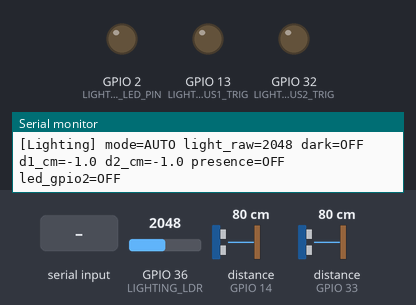
The sketch below on a simulated ESP32. Parts: output pins drawn as LEDs (lit = HIGH), the last lines printed to the serial monitor. Inputs (shaded band) come from the test bench; at power-on: GPIO 36 (LIGHTING_LDR) = 2048, distance to the obstacle (sensors on GPIO 14, GPIO 33) 80 cm. The echo pulse lasts 58.3 µs per cm.

Above: at 1.2 s.
1.3 s: "o" received over Serial
At 2.0 s:
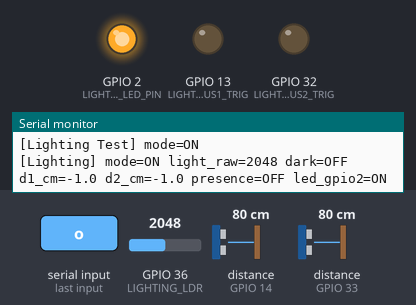
2.8 s: GPIO 36 (LIGHTING_LDR) set to 104
4.3 s: GPIO 36 (LIGHTING_LDR) set to 88
6.5 s: "a" received over Serial
At 7.5 s:
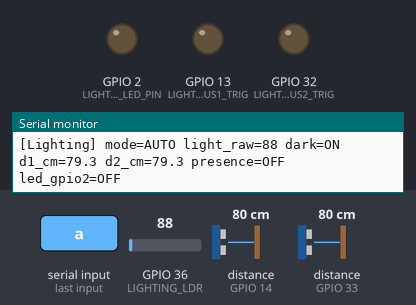
Timing chart, 0 to 9.5 s (numbered marks = the images above; inputs shaded):
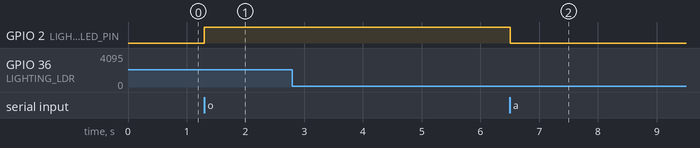

Measured:
- after the input at 1.3 s, GPIO 2 (LIGHTING_LED_PIN): LOW → HIGH at once
- after the input at 6.5 s, GPIO 2 (LIGHTING_LED_PIN): HIGH → LOW at once

The sketch:

Lighting_Test.ino
```cpp
#include <Arduino.h>

#define LIGHTING_US1_TRIG 13
#define LIGHTING_US1_ECHO 14
#define LIGHTING_US2_TRIG 32
#define LIGHTING_US2_ECHO 33
#define LIGHTING_LDR 36
#define LIGHTING_LED_PIN 2

#define LIGHT_DARK_LEVEL 100
#define LIGHT_PRESENCE_CM 20.0f
#define LIGHT_HOLD_MS 5000UL
#define PRINT_MS 500UL

static String mode = "AUTO";
static bool ledOn = false;
static unsigned long lampOffAt = 0;
static unsigned long lastPrint = 0;

float readDistance(int trigPin, int echoPin) {
    digitalWrite(trigPin, LOW);
    delayMicroseconds(2);
    digitalWrite(trigPin, HIGH);
    delayMicroseconds(10);
    digitalWrite(trigPin, LOW);

    long duration = pulseIn(echoPin, HIGH, 18000);
    if (duration == 0) return -1;

    float distance = duration * 0.034f / 2.0f;
    if (distance <= 0 || distance > 300) return -1;
    return distance;
}

void setLight(bool on) {
    digitalWrite(LIGHTING_LED_PIN, on ? HIGH : LOW);
    ledOn = on;
}

void handleSerial() {
    if (!Serial.available()) return;

    char c = Serial.read();
    if (c == 'a') mode = "AUTO";
    if (c == 'o') mode = "ON";
    if (c == 'f') mode = "OFF";

    Serial.print("[Lighting Test] mode=");
    Serial.println(mode);
}

void setup() {
    Serial.begin(115200);
    pinMode(LIGHTING_US1_TRIG, OUTPUT);
    pinMode(LIGHTING_US1_ECHO, INPUT);
    pinMode(LIGHTING_US2_TRIG, OUTPUT);
    pinMode(LIGHTING_US2_ECHO, INPUT);
    pinMode(LIGHTING_LDR, INPUT);
    pinMode(LIGHTING_LED_PIN, OUTPUT);
    setLight(false);

    Serial.println("[Lighting Test] LEDs=GPIO2, LDR=GPIO36, US=(13,14),(32,33)");
    Serial.println("[Commands] a=AUTO, o=ON, f=OFF");
}

void loop() {
    handleSerial();

    unsigned long now = millis();
    int lightRaw = analogRead(LIGHTING_LDR);
    bool dark = lightRaw < LIGHT_DARK_LEVEL;
    float d1 = -1;
    float d2 = -1;
    bool presence = false;

    if (mode == "ON") {
        setLight(true);
    } else if (mode == "OFF") {
        setLight(false);
    } else {
        if (dark) {
            d1 = readDistance(LIGHTING_US1_TRIG, LIGHTING_US1_ECHO);
            d2 = readDistance(LIGHTING_US2_TRIG, LIGHTING_US2_ECHO);
            presence = (d1 > 0 && d1 <= LIGHT_PRESENCE_CM) ||
                       (d2 > 0 && d2 <= LIGHT_PRESENCE_CM);

            if (presence) {
                lampOffAt = now + LIGHT_HOLD_MS;
            }
        }

        setLight(now < lampOffAt);
    }

    if (now - lastPrint >= PRINT_MS) {
        lastPrint = now;
        Serial.print("[Lighting] mode=");
        Serial.print(mode);
        Serial.print(" light_raw=");
        Serial.print(lightRaw);
        Serial.print(" dark=");
        Serial.print(dark ? "ON" : "OFF");
        Serial.print(" d1_cm=");
        Serial.print(d1, 1);
        Serial.print(" d2_cm=");
        Serial.print(d2, 1);
        Serial.print(" presence=");
        Serial.print(presence ? "ON" : "OFF");
        Serial.print(" led_gpio2=");
        Serial.println(ledOn ? "ON" : "OFF");
    }
}
```
